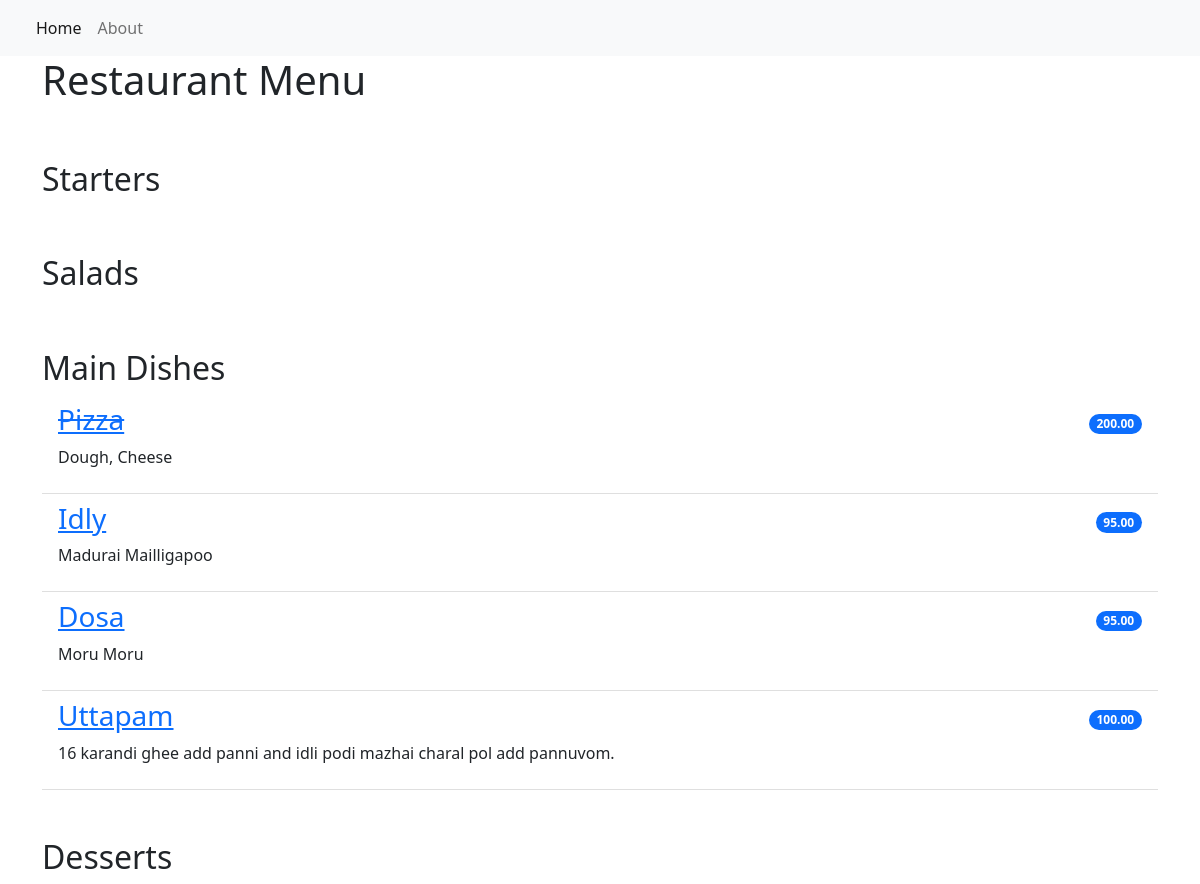
The page / on the database its author committed.
### restaurant_menu/models.py (models this page shows, shortened)
class Item(models.Model):
    meal = models.CharField(max_length=1000, unique=True)
    description = models.TextField(max_length=2000)
    price = models.DecimalField(max_digits=10, decimal_places=2)
    meal_type = models.CharField(max_length=200, choices=MEAL_TYPE)
    author = models.ForeignKey(User, on_delete=models.PROTECT)
    status = models.IntegerField(choices=STATUS, default=0)
    date_created = models.DateTimeField(auto_now_add=True)
    date_updated = models.DateTimeField(auto_now=True)

### restaurant_menu/views.py (the view)
# urls.py: path('',views.MenuList.as_view(), name='home'),
class MenuList(generic.ListView):
    queryset = Item.objects.order_by("date_created")
    template_name = "index.html"
    def get_context_data(self, **kwargs):
        context = super().get_context_data(**kwargs)
        context['meals'] = MEAL_TYPE
        return context

### restaurant_menu/templates/index.html
{% extends 'base.html' %}
{% block content %}
<div class="container">
    <h1>Restaurant Menu</h1>
    <ul class="list-group list-group-flush">
    {% for meal in meals %}
        <h2 class="pt-5">{{ meal.1 }}</h2>
            {% for row in item_list %}
                {% if row.meal_type == meal.0 %}
                    {% if row.status == 0 %}
                    <li class="list-group-item d-flex justify-content-between align-items-center border-0 pb-0">
                        <a href="{% url 'menu_item' row.pk %}"><h3><del>{{ row.meal }}</del></h3></a>
                        <span class="badge bg-primary rounded-pill">{{ row.price }}</span>
                    </li>
                    <li class="list-group-item pt-0">
                        <p>{{ row.description }}</p>
                    </li>
                    {% else %}
                    <li class="list-group-item d-flex justify-content-between align-items-center border-0 pb-0">
                        <a href="{% url 'menu_item' row.pk %}"><h3>{{ row.meal }}</h3></a>
                        <span class="badge bg-primary rounded-pill">{{ row.price }}</span>
                    </li>
                    <li class="list-group-item pt-0">
                        <p>{{ row.description }}</p>
                    </li>
                    {% endif %}
                {% endif %}
            {% endfor %}
    {% endfor %}
    </ul>
</div>
{% endblock content %}

### restaurant_menu/templates/base.html (shortened to what this page needs)
<!DOCTYPE html>
<html lang="en">
    <head>
        <link href="https://cdn.jsdelivr.net/npm/bootstrap@5.2.0-beta1/dist/css/bootstrap.min.css" rel="stylesheet">
    </head>
    <body>
        <nav class="navbar navbar-expand-lg bg-light">
            <div class="container-fluid">
                <div class="collapse navbar-collapse" id="navbarNav">
                    <ul class="navbar-nav">
                         <li class="nav-item">
                            <a class="nav-link active" aria-current="page" href="{% url 'home' %}">Home</a>
                        </li>
                        <li class="nav-item">
                            <a class="nav-link" aria-current="page" href="{% url 'home' %}">About</a>
                        </li>
                    </ul>
                </div>
            </div>
        </nav>
        {% block content %}
        {% endblock content %}
    </body>
</html>

### rows shown on the page
Item: meal "Pizza", price "200.00", description "Dough, Cheese"
Item: meal "Idly", price "95.00", description "Madurai Mailligapoo"
Item: meal "Dosa", price "95.00", description "Moru Moru"
Item: meal "Uttapam", price "100.00", description "16 karandi ghee add panni and idli podi mazhai charal pol add pannuvom."

### other values the page prints
{{ meal.1 }} "Starters" "Salads" "Main Dishes" "Desserts"
